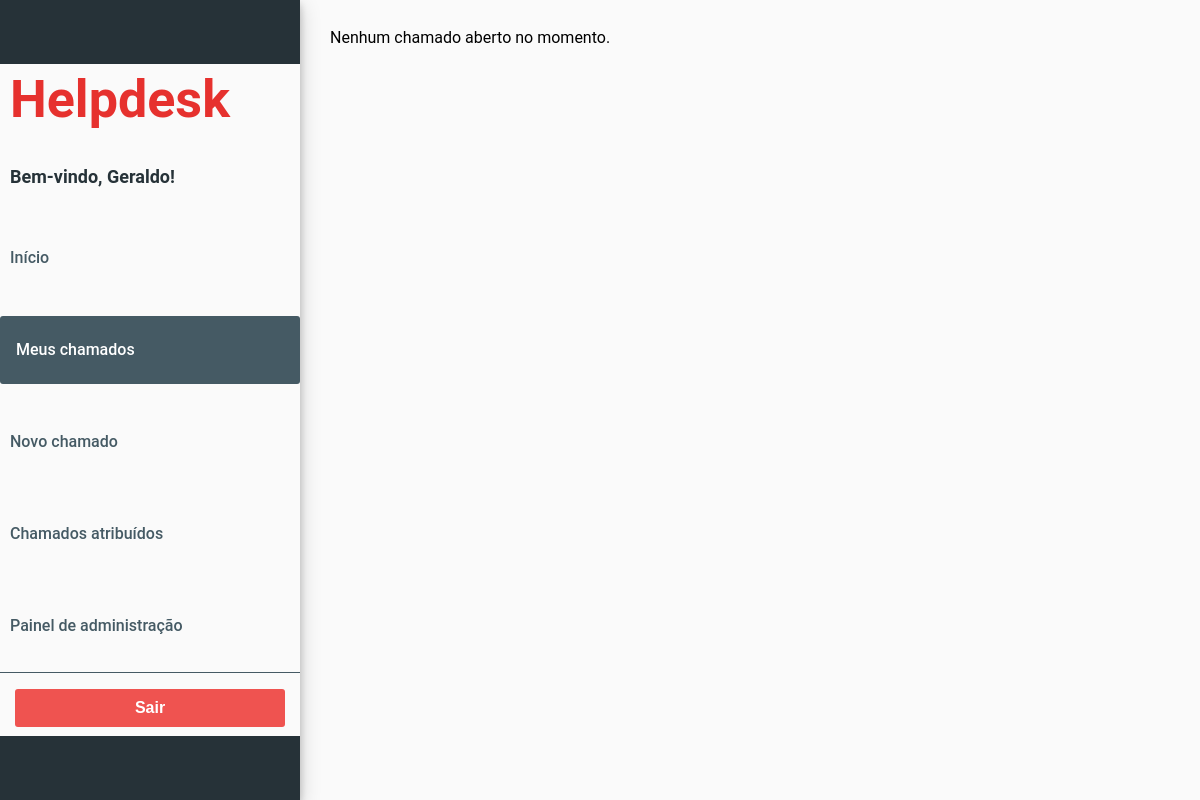
The page /meus-chamados/ (signed in) on the database as committed earlier.
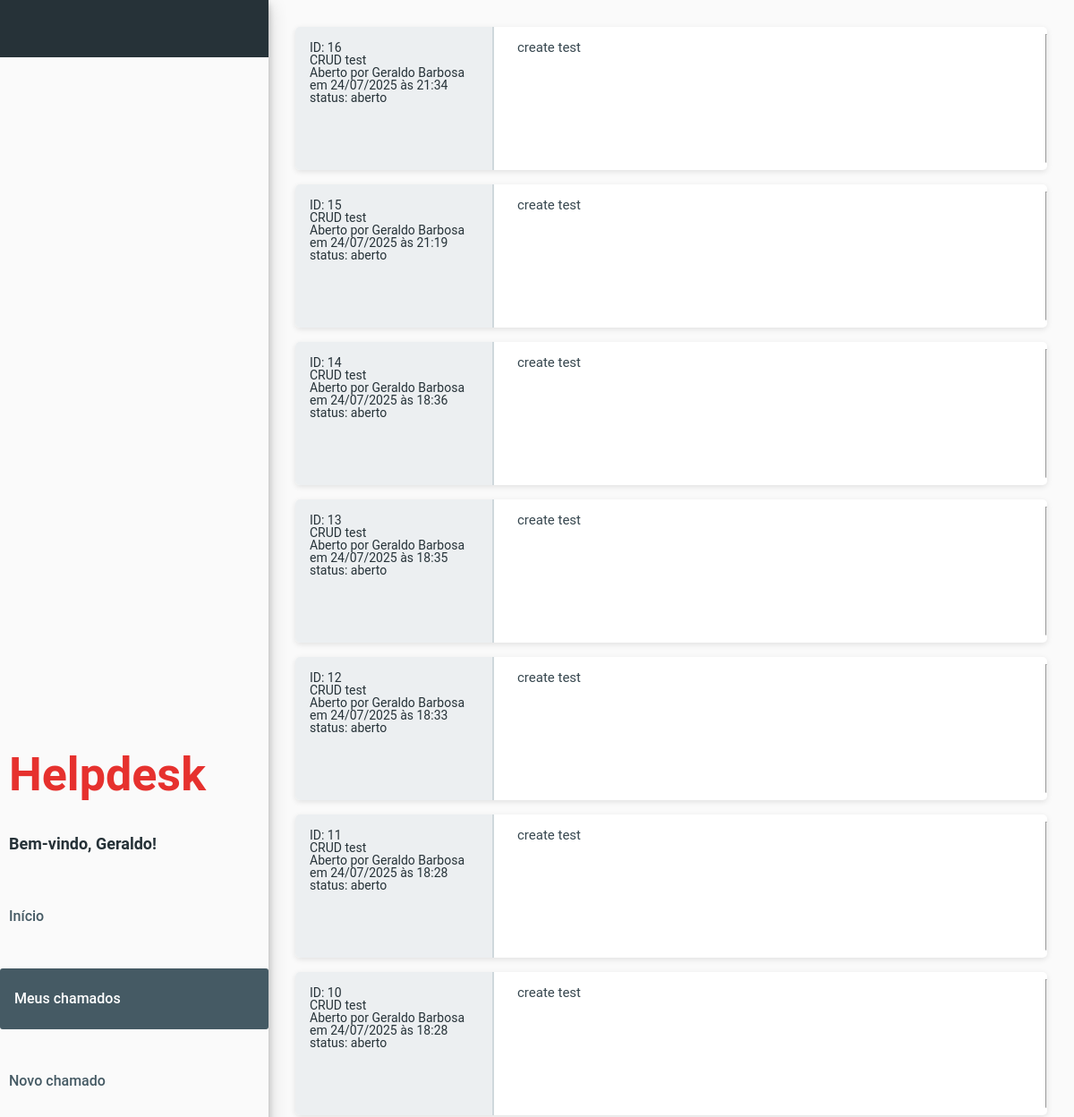
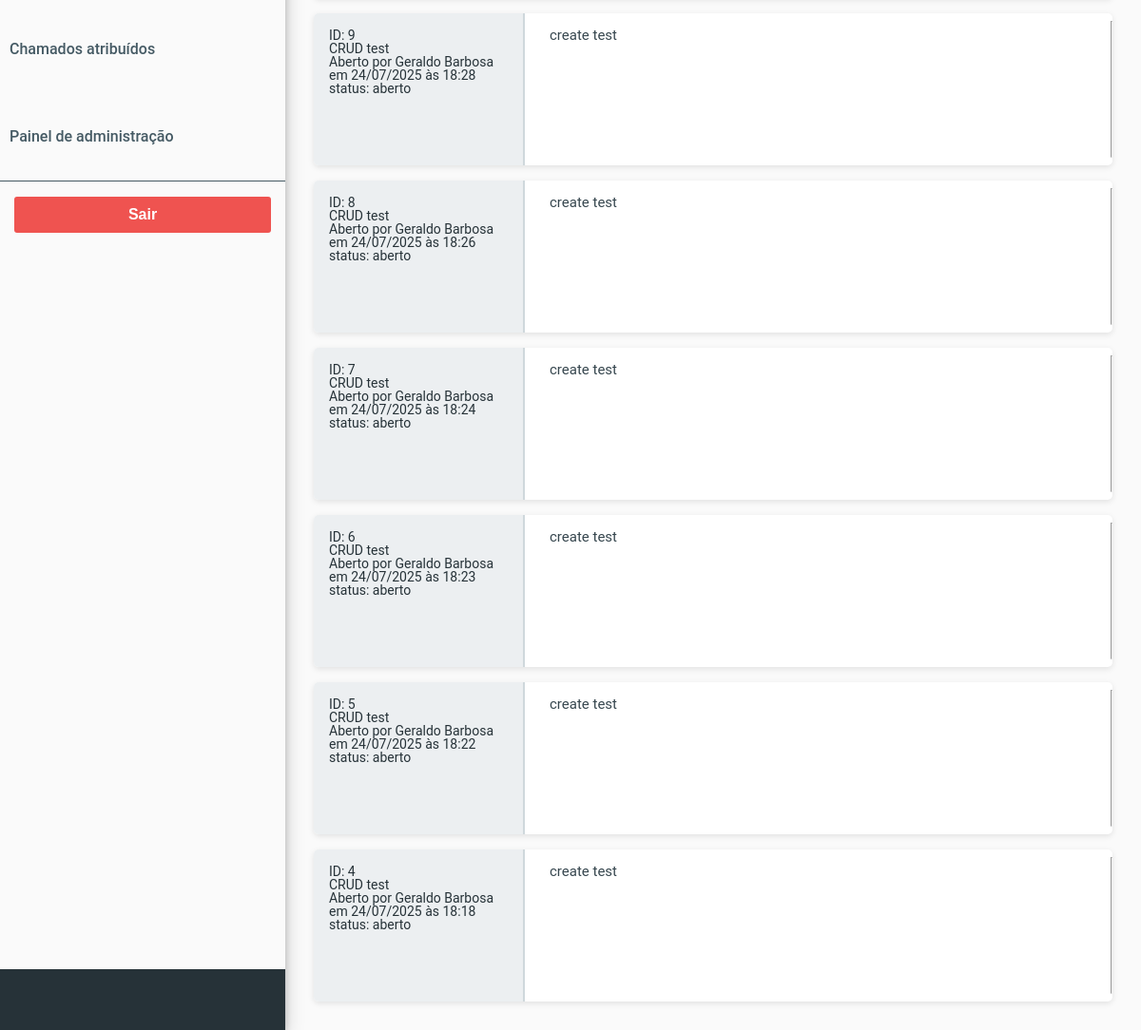
The same page on the database as committed later (2 pictures, top to bottom).
### main/models.py (models this page shows, shortened)
class Usuario(AbstractUser):
    departamento = models.CharField(max_length=100, blank=True, null=True)
    is_operador = models.BooleanField(default=False)
    is_admin = models.BooleanField(default=False)

class Chamado(models.Model):
    STATUS_CHOICES = [
        ('aberto', 'Aberto'),
        ('em_andamento', 'Em andamento'),
        ('fechado', 'Fechado'),
        ('negado', 'Negado'),
    ]
    SITUACAO_CHOICES = [
        ('resolvido', 'Resolvido'),
        ('nao_resolvido', 'Não resolvido'),
    ]
    usuario = models.ForeignKey(Usuario, on_delete=models.CASCADE, related_name='chamados')
    motivo_categoria = models.CharField(max_length=255)
    descricao = models.TextField()
    data_abertura = models.DateTimeField(auto_now_add=True)
    status = models.CharField(max_length=20, choices=STATUS_CHOICES, default='aberto')
    situacao = models.CharField(max_length=20, choices=SITUACAO_CHOICES, default='nao_resolvido')
    data_fechamento = models.DateTimeField(null=True, blank=True)
    updated_at = models.DateTimeField(auto_now=True)

### main/views.py (the view)
# urls.py: path('meus-chamados/', meus_chamados, name='meus_chamados'),
@login_required
def meus_chamados(request):
    chamados_usuarios = Chamado.objects.filter(usuario=request.user).order_by('-data_abertura')
    return render(request, "main/home.html", {
        'usuario': request.user,
        'chamados_usuarios': chamados_usuarios,
        'page': 'meus_chamados'  # controle de exibição no template
    })

### main/templates/main/home.html (shortened to what this page needs)
{% load static %}
<!DOCTYPE html>
<html lang="pt-br">
  <head>
    <link rel="stylesheet" href="{% static 'main/css/reset.css' %}" />
    <link rel="stylesheet" href="{% static 'main/css/body.css' %}">
    <link rel="stylesheet" href="{% static 'main/css/sidebar.css' %}">
    <link rel="stylesheet" href="{% static 'main/css/main.css' %}">
    <link rel="stylesheet" href="{% static 'main/css/forms.css' %}">
    <link rel="stylesheet" href="{% static 'main/css/modal.css' %}">
  </head>
  <body>
    <div class="layout">
      <nav class="sidebar">
        <div class="top-stripe"></div>
        <div class="sidebar-content">
          <h2>Helpdesk</h2>
          <p>Bem-vindo, {{ usuario.first_name|default:usuario.username }}!</p>
          {% if usuario.is_operador %}
          <a href="{% url 'home' %}" class="{% if request.resolver_match.url_name == 'home' %}active{% endif %}">Início</a>
          {% else %}
          <a href="{% url 'home_all' %}" class="{% if request.resolver_match.url_name == 'home_all' %}active{% endif %}">Início</a>
          {% endif %}
          <a href="{% url 'meus_chamados' %}" class="{% if request.resolver_match.url_name == 'meus_chamados' %}active{% endif %}">Meus chamados</a>
          <a href="{% url 'novo_chamado' %}" class="{% if request.resolver_match.url_name == 'novo_chamado' %}active{% endif %}">Novo chamado</a>
          {% if usuario.is_operador %}
          <a href="{% url 'chamados_atribuidos' %}" class="{% if request.resolver_match.url_name == 'chamados_atribuidos' %}active{% endif %}">Chamados atribuídos</a>
          {% endif %}
          {% if usuario.is_admin %}
          <a href="{% url 'painel_admin' %}" class="{% if request.resolver_match.url_name == 'painel_admin' %}active{% endif %}">Painel de administração</a>
          {% endif %}
          <div class="sidebar-footer">
            <form action="{% url 'logout' %}" method="post">
              <button type="submit" class="btn-logout-style">Sair</button>
            </form>
          </div>
        </div>
        <div class="bottom-stripe"></div>
      </nav>
      <main class="main-content">
        {% if page == 'meus_chamados' %}
          {% include 'main/meus_chamados.html' %}
        {% elif page == 'novo_chamado' %}
          {% include 'main/novo_chamado.html' %}
        {% elif page == 'chamados_atribuidos' %}
          {% include 'main/chamados_atribuidos.html' %}
        {% elif page == 'painel_admin' %}
          {% include 'main/painel_admin.html' %}
        {% elif page == 'chamados_criados' %}
          {% include 'main/chamados_criados.html' %}
        {% elif page == 'home_all' %}
          {% include 'main/home_all.html' %}
        {% else %}
          {% include 'main/home_content.html' %}
        {% endif %}
      </main>
    </div>
  </body>
</html>

### main/templates/main/meus_chamados.html
{% for chamado in chamados_usuarios %}
<div class="chamados-home">
    <div class="chamado-detalhes">
        <strong>ID: </strong>{{ chamado.id }} <br>
        {{ chamado.motivo_categoria }} <br>
        <em>
            Aberto por {{ chamado.usuario.get_full_name|default:chamado.usuario.username }} <br>
            em {{ chamado.data_abertura|date:"d/m/Y" }} às {{ chamado.data_abertura|date:"H:i" }} <br>
            <strong>status: </strong> {{ chamado.status }}
        </em>
    </div>
    <div class="chamado-descricao">
        {{ chamado.descricao|truncatechars:2000 }}</p>
    </div>
    <hr>
</div>
    {% empty %}
    <p>Nenhum chamado aberto no momento.</p>
{% endfor %}

### main/static/main/css/body.css (style rules this page uses)
body, html { height: 100%; margin: 0; font-family: "Roboto", Arial, sans-serif; background-color: #fafafa; overflow-y: hidden; }
h2 { padding: 0; margin: 0; }
.layout { display: flex; height: auto; width: 100vw; }

### main/static/main/css/sidebar.css (style rules this page uses)
.sidebar { position: fixed; top: 0; left: 0; height: 100vh; z-index: 999; min-width: 300px; color: #e6312e; display: flex; flex-direction: column; overflow-y: auto; box-shadow: 0 4px 8px 0 rgba(0, 0, 0, 0.2), 0 6px 20px 0 rgba(0, 0, 0, 0.19); }
.sidebar .top-stripe, .bottom-stripe { height: 4rem; min-width: 300px; z-index: 999; background-color: #263238; }
.top-stripe { position: fixed; top: 0; left: 0; }
.bottom-stripe { position: fixed; bottom: 0; left: 0; margin-top: auto; }
.sidebar-content { margin: auto 0 auto 0; width: auto; background-color: #fafafa; display: flex; flex-direction: column; }
.sidebar h2 { font-size: 52px; margin-bottom: 1rem; padding: 0 10px 0 10px; font-weight: bold; }
.sidebar p { padding: 26px 10px 26px 10px; font-weight: 500; font-size: 18px; font-weight: bold; color: #263238; }
.sidebar a { width: auto; color: #455a64; text-decoration: none; display: block; margin: 0.75rem 0; font-weight: 500; transition: background-color 0.3s, padding-left 0.3s; padding: 26px 10px 26px 10px; border-radius: 3px; }
.sidebar a.active { background-color: #455a64; color: #ffffff; padding-left: 1rem; }
.sidebar-footer { margin-top: 15%; border-top: 1px solid #455a64; padding-top: 1rem; margin: 0; }
.sidebar-footer button { margin-left: 5%; margin-right: 5%; width: 90%; background-color: #ef5350; color: white; border: none; padding: 10px 0; font-weight: bold; cursor: pointer; border-radius: 3px; font-size: 1rem; }

### main/static/main/css/main.css (style rules this page uses)
main.main-content { margin-left: 300px; height: 100vh; overflow-y: auto; padding: 30px 30px calc(30px - 1rem) 30px; box-sizing: border-box; display: flex; flex-direction: column; width: 100%; }
.chamados-home { display: flex; flex-direction: row; align-items: stretch; justify-content: space-between; background-color: #ffffff; margin-bottom: 1rem; border-radius: 5px; overflow: hidden; box-shadow: 0 2px 6px rgba(0, 0, 0, 0.1); min-height: 160px; width: 100%; }
.chamado-detalhes { width: 25%; padding: 1rem; background-color: #eceff1; font-size: 14px; color: #263238; border-right: 2px solid #cfd8dc; cursor: pointer; }
.chamado-descricao { width: 75%; margin: 0 10px 0 10px; padding: 1rem; font-size: 15px; color: #37474f; display: flex; overflow-y: auto; }
button { cursor: pointer; font-size: 14px; transition: background-color 0.3s ease; }

Rows that differ between the two databases and show on the page:
added Chamado: id "16", motivo_categoria "CRUD test", usuario.get_full_name "Geraldo Barbosa", data_abertura "24/07/2025", data_abertura "21:34", status "aberto", descricao "create test"
added Chamado: id "15", motivo_categoria "CRUD test", usuario.get_full_name "Geraldo Barbosa", data_abertura "24/07/2025", data_abertura "21:19", status "aberto", descricao "create test"
added Chamado: id "14", motivo_categoria "CRUD test", usuario.get_full_name "Geraldo Barbosa", data_abertura "24/07/2025", data_abertura "18:36", status "aberto", descricao "create test"
added Chamado: id "13", motivo_categoria "CRUD test", usuario.get_full_name "Geraldo Barbosa", data_abertura "24/07/2025", data_abertura "18:35", status "aberto", descricao "create test"
added Chamado: id "12", motivo_categoria "CRUD test", usuario.get_full_name "Geraldo Barbosa", data_abertura "24/07/2025", data_abertura "18:33", status "aberto", descricao "create test"
added Chamado: id "11", motivo_categoria "CRUD test", usuario.get_full_name "Geraldo Barbosa", data_abertura "24/07/2025", data_abertura "18:28", status "aberto", descricao "create test"
added Chamado: id "10", motivo_categoria "CRUD test", usuario.get_full_name "Geraldo Barbosa", data_abertura "24/07/2025", data_abertura "18:28", status "aberto", descricao "create test"
added Chamado: id "9", motivo_categoria "CRUD test", usuario.get_full_name "Geraldo Barbosa", data_abertura "24/07/2025", data_abertura "18:28", status "aberto", descricao "create test"
added Chamado: id "8", motivo_categoria "CRUD test", usuario.get_full_name "Geraldo Barbosa", data_abertura "24/07/2025", data_abertura "18:26", status "aberto", descricao "create test"
added Chamado: id "7", motivo_categoria "CRUD test", usuario.get_full_name "Geraldo Barbosa", data_abertura "24/07/2025", data_abertura "18:24", status "aberto", descricao "create test"
added Chamado: id "6", motivo_categoria "CRUD test", usuario.get_full_name "Geraldo Barbosa", data_abertura "24/07/2025", data_abertura "18:23", status "aberto", descricao "create test"
added Chamado: id "5", motivo_categoria "CRUD test", usuario.get_full_name "Geraldo Barbosa", data_abertura "24/07/2025", data_abertura "18:22", status "aberto", descricao "create test"
added Chamado: id "4", motivo_categoria "CRUD test", usuario.get_full_name "Geraldo Barbosa", data_abertura "24/07/2025", data_abertura "18:18", status "aberto", descricao "create test"
Other text that changed with them:
text no longer shown: "Nenhum chamado aberto no momento."
